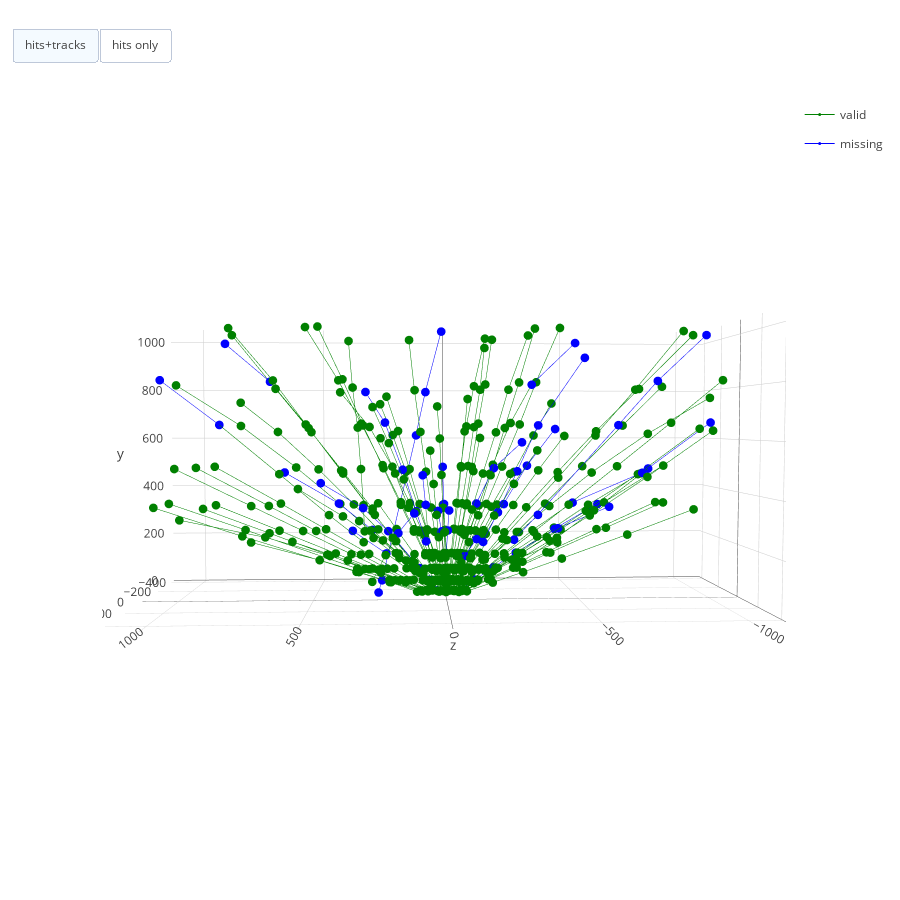

Source (notebook cell):
### Code cell
iplot_results(dw, final_doublets, missing=missings, dims=list('zxy'))
